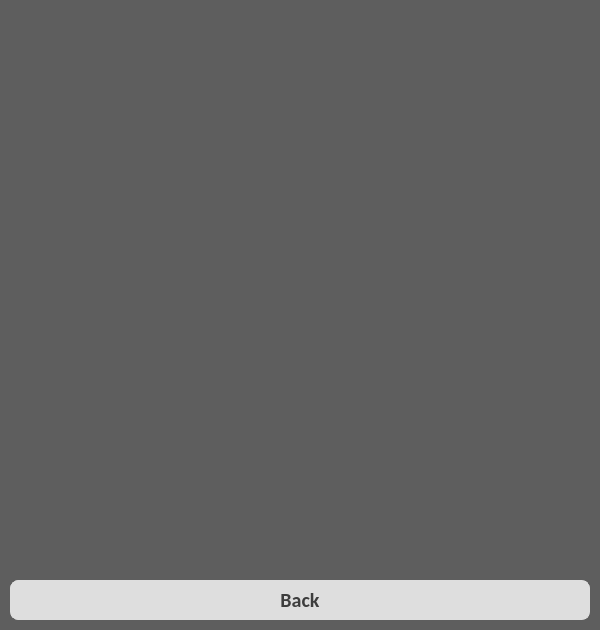
<?xml version="1.0" encoding="UTF-8"?>
<ui version="4.0">
 <class>cityitem</class>
 <widget class="QWidget" name="cityitem">
  <property name="geometry">
   <rect>
    <x>0</x>
    <y>0</y>
    <width>600</width>
    <height>630</height>
   </rect>
  </property>
  <property name="windowTitle">
   <string>Form</string>
  </property>
  <property name="styleSheet">
   <string notr="true">background:#5e5e5e;</string>
  </property>
  <widget class="QPushButton" name="back">
   <property name="geometry">
    <rect>
     <x>10</x>
     <y>580</y>
     <width>580</width>
     <height>40</height>
    </rect>
   </property>
   <property name="styleSheet">
    <string notr="true">QPushButton{
	background: #dedede;
	border-radius: 8px;
	font-family: calibri;
	font-size: 20px;
	color:#3d3d3d;
	font-weight: bold;
    border-width: 1px;
    border-style: solid;
    border-color: #dedede;
}
QPushButton:hover {
 	background-color: #5e5e5e;
  	color:  #9fbac7;
    border-color:  #9fbac7;
}</string>
   </property>
   <property name="text">
    <string>Back</string>
   </property>
  </widget>
 </widget>
 <resources/>
 <connections/>
</ui>
